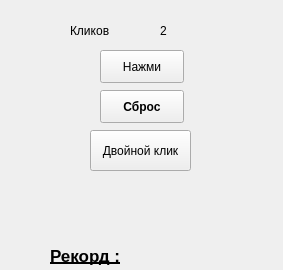
<?xml version="1.0" encoding="UTF-8"?>
<ui version="4.0">
 <class>MainWindow</class>
 <widget class="QMainWindow" name="MainWindow">
  <property name="geometry">
   <rect>
    <x>0</x>
    <y>0</y>
    <width>283</width>
    <height>270</height>
   </rect>
  </property>
  <property name="windowTitle">
   <string>MainWindow</string>
  </property>
  <widget class="QWidget" name="centralWidget">
   <widget class="QLabel" name="label">
    <property name="geometry">
     <rect>
      <x>70</x>
      <y>20</y>
      <width>71</width>
      <height>21</height>
     </rect>
    </property>
    <property name="text">
     <string>Кликов</string>
    </property>
   </widget>
   <widget class="QLabel" name="label_2">
    <property name="geometry">
     <rect>
      <x>160</x>
      <y>20</y>
      <width>71</width>
      <height>21</height>
     </rect>
    </property>
    <property name="text">
     <string>2</string>
    </property>
   </widget>
   <widget class="QPushButton" name="pushButton">
    <property name="geometry">
     <rect>
      <x>100</x>
      <y>50</y>
      <width>84</width>
      <height>33</height>
     </rect>
    </property>
    <property name="text">
     <string>Нажми</string>
    </property>
   </widget>
   <widget class="QPushButton" name="pushButton_2">
    <property name="geometry">
     <rect>
      <x>100</x>
      <y>90</y>
      <width>84</width>
      <height>33</height>
     </rect>
    </property>
    <property name="font">
     <font>
      <weight>75</weight>
      <bold>true</bold>
     </font>
    </property>
    <property name="text">
     <string>Сброс</string>
    </property>
   </widget>
   <widget class="QPushButton" name="pushButton_3">
    <property name="geometry">
     <rect>
      <x>90</x>
      <y>130</y>
      <width>101</width>
      <height>41</height>
     </rect>
    </property>
    <property name="text">
     <string>Двойной клик</string>
    </property>
   </widget>
   <widget class="QLabel" name="label_3">
    <property name="geometry">
     <rect>
      <x>50</x>
      <y>240</y>
      <width>81</width>
      <height>31</height>
     </rect>
    </property>
    <property name="font">
     <font>
      <pointsize>13</pointsize>
      <weight>75</weight>
      <bold>true</bold>
      <underline>true</underline>
     </font>
    </property>
    <property name="text">
     <string>Рекорд :</string>
    </property>
   </widget>
   <widget class="QLabel" name="label_4">
    <property name="geometry">
     <rect>
      <x>130</x>
      <y>240</y>
      <width>81</width>
      <height>31</height>
     </rect>
    </property>
    <property name="font">
     <font>
      <pointsize>13</pointsize>
      <weight>75</weight>
      <bold>true</bold>
      <underline>false</underline>
     </font>
    </property>
    <property name="text">
     <string/>
    </property>
   </widget>
  </widget>
 </widget>
 <layoutdefault spacing="6" margin="11"/>
 <resources/>
 <connections/>
</ui>
